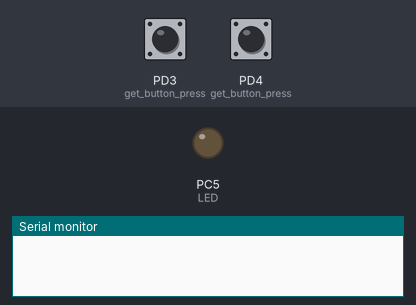
The program below on a simulated ATmega328P, built with avr-gcc and emulated at 8 MHz. Parts: output pins drawn as LEDs (lit = HIGH), the last lines printed to the serial monitor. The inputs (shaded band) are chosen by the test bench; at power-on: PD4 (get_button_press) HIGH, PD3 (get_button_press) HIGH.

Above: at 1.2 s.
1.3 s: PD4 (get_button_press) pulled LOW for 0.15 s
At 2.1 s:
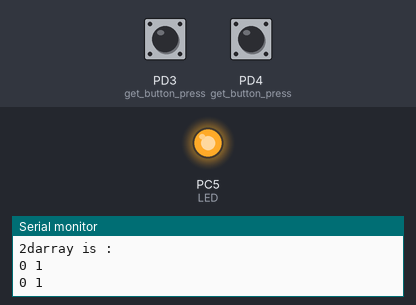
2.9 s: PD3 (get_button_press) pulled LOW for 0.15 s
At 4.2 s:
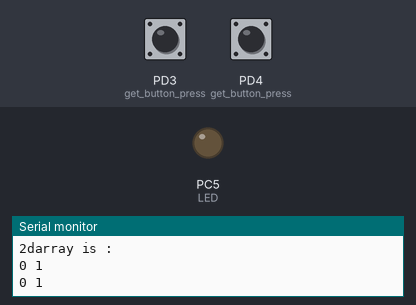
4.5 s: PD4 (get_button_press) pulled LOW for 1 s
At 5.7 s:
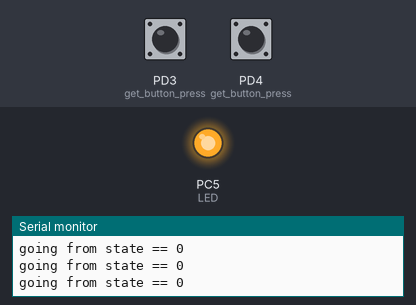
Timing chart, 0 to 7.5 s (numbered marks = the images above; inputs shaded):
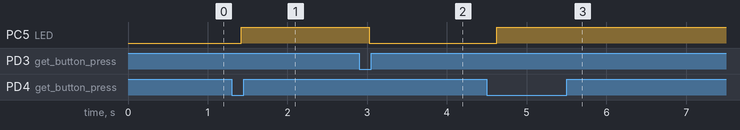

Measured:
- after the input at 1.3 s, PC5 (LED): LOW → HIGH after 0.12 s
- after the input at 2.9 s, PC5 (LED): HIGH → LOW after 0.12 s
- after the input at 4.5 s, PC5 (LED): LOW → HIGH after 0.12 s

The program:

main.c
```c
/*
 * LightBulb_SM_2D.cpp
 *
 * Created: 01-03-2016 22:53:00
 * Author : rust
 *
 *     ___ E_LIGHT_ON                                            ___
 *    /   \ ____________       E_LIGHT_OFF        _____________ /   \
 *   |     /            \ ---------------------> /             \     | E_LIGHT_OFF
 *   |     | S_LIGHT_ON |      E_LIGHT_ON        | S_LIGHT_OFF |     |
 *    \--> \____________/ <--------------------  \_____________/ <--/
 *
 *   +----------------------------------------------------+
 *   | STATE\EVENT     | E_LIGHT_ON     | E_LIGHT_OFF     |
 *   |-----------------+----------------+-----------------|
 *   | STATE_LIGHT_ON  |    --------    | STATE_LIGHT_OFF |
 *   |-----------------+----------------+-----------------|
 *   | STATE_LIGHT_OFF | STATE_LIGHT_ON |    --------     |
 *   +----------------------------------------------------+
 */

#define F_CPU 8000000UL
#include <avr/io.h>
#include <stdio.h>
#include "STDIO_UART.h"
#include <util/delay.h>

/* The two states in the enum */
enum {
	S_LIGHT_ON,
	S_LIGHT_OFF
};

/* The Two event assigned to the same enum */
enum {
	E_BUTTON_ON,
	E_BUTTON_OFF,
	NO_EVENT	// Used for testing the buttons for button press
};

unsigned int transistionTable[2][2] = {
	{S_LIGHT_ON, S_LIGHT_OFF},			// State S_LIGHT_ON
	{S_LIGHT_ON, S_LIGHT_OFF}			// state S_LIGHT_OFF
};

/* Function Forward decelerations */
int get_button_press();
void handle_action(unsigned int state, unsigned int event);
void print2DArray ();

int main(void)
{
	ioinit();
	unsigned int state;
	unsigned int event;

	/* Setup PC.4 - used to simulate light bulb on/off
	 * PC.4 high -> Light ON  - (LED ON)
	 * PC.4 low  -> Light OFF - (LED OFF)
	 */
	DDRC |= (1 << DDC5);    // Set PC.5 to output direction
	PORTC &= ~(1 << DDC5);  // Initially turn LED off

    state = S_LIGHT_OFF;	// Set state variable to initial state.


	/* Setup PD.4 and PD.5 as on/off buttons.
	 * PD.4 (high->low transistion) Light ON
	 * PD.5 (high->low transistion) Light OFF
	 */
	PORTD |= (1 << DDD4) | (1 << DDD3);   // Enable pull-up resistor on PD.3 and PD.4.
	DDRD &= ~((1 << DDD4) | (1 << DDD3)); // Set pin PD.3 and PD.4 to input direction

	/* The buttons can now be setup in interrupt mode, or pulling mode.
	 * The buttons in this example are implemented as pulling mode in a separate function
	 */

	/* Enter the loop testing for events and running the state machine */
    for (;;)
    {
		event = get_button_press();
		printf("going from state == %d \n", state);
		if (transistionTable[state][event] != state)
		{
			handle_action(state, event);
			state = transistionTable[state][event];
			printf("to state == %d \n", state);
			print2DArray();
			/* output each array element's value */

		}
		// else do nothing
	}
}

/************************************************************************/
/* Do the action before entering the state                              */
/************************************************************************/
void handle_action(unsigned int state, unsigned int event)
{
	switch (state)
	{
		case S_LIGHT_ON:
		{
			switch (event)
			{
				case E_BUTTON_OFF:
					PORTC &= ~(1 << DDC5);	// Turn on the LED;
					break;

				case E_BUTTON_ON: // Lightbulb already on - do nothing
				break;
			}
		}
		break;

		case S_LIGHT_OFF:
		{
			switch (event)
			{
				case E_BUTTON_ON:
					PORTC |= (1 << DDC5);
				break;

				case E_BUTTON_OFF: // Lightbulb already off - do nothing
				break;
			}
		}
	}
}

/************************************************************************/
/* Test PD.4 and PD.5 for a button press. Return the corresponding event */
/************************************************************************/
int get_button_press()
{
	int event = NO_EVENT;
	while (event == NO_EVENT)
	{
		if ((PIND & (1 << DDB4)) == 0)
		{
			_delay_ms(100);
			event = E_BUTTON_ON;
		}
		else if ((PIND & (1 << DDB3)) == 0)
		{
			event = E_BUTTON_OFF;
			_delay_ms(100);
		}
		else
		{
			/* None of the buttons have been pressed - do nothing */
		}
	}
	return event;
}

void print2DArray ()
{
	printf("2darray is : \n");
	for ( int row=0; row < 2; row++ ) {

		for ( int column = 0; column < 2; column++ ) {
			printf("%d ", transistionTable[row][column]);
		}
		printf("\n\n");
	}
}
```

STDIO_UART.c
```c
/*
 * STDIO_UART.c
 * Library to redirect STDIO functions to UART
 * Created: 26-03-2017 21:57:20
 * Author : NS
 */

#ifndef F_CPU
#define F_CPU 8000000UL //use 8MHz as default
#endif

#include <stdio.h>
#include <avr/io.h>
#include "STDIO_UART.h"

#ifndef BAUD
#define BAUD 9600 //default BAUD rate 9600
#endif

#define MYUBRR (((F_CPU / (BAUD * 16UL))) - 1)

static FILE mystdout = FDEV_SETUP_STREAM(uart_putchar, NULL, _FDEV_SETUP_WRITE); //redirect uart_putchar() to stdio
static FILE mystdin = FDEV_SETUP_STREAM(NULL, uart_getchar, _FDEV_SETUP_READ); //redirect uart_getchar() to stdio

void ioinit (void)
{
    //USART Baud rate: 9600, 8data, 1stop
    UBRR0H = MYUBRR >> 8;
    UBRR0L = MYUBRR;
    UCSR0B = (1<<RXEN0)|(1<<TXEN0);

    stdout = &mystdout; //required by printf
    stdin  = &mystdin; //required by scanf
}

//redirect stdout to UART
int uart_putchar(char c, FILE *stream) {
	if (c == '\n') {
		uart_putchar('\r', stream);
	}
	loop_until_bit_is_set(UCSR0A, UDRE0);
	UDR0 = c;
	return 0;
}

//redirect stdin to UART
int uart_getchar(FILE *stream) {
	loop_until_bit_is_set(UCSR0A, RXC0); /* Wait until data exists. */
	return UDR0;
}
```

STDIO_UART.h
```c
/*
 * IncFile1.h
 *
 * Created: 26-03-2017 22:00:21
 *  Author: N
 */


#ifndef STDIO_UART_H_
#define STDIO_UART_H_

void ioinit(void);      // initializes IO - call in main!
int uart_putchar(char c, FILE *stream); //UART to stdio (output) function
int uart_getchar(FILE *stream); //UART to stdio (input) function

#endif /* STDIO_UART_H_ */
```
